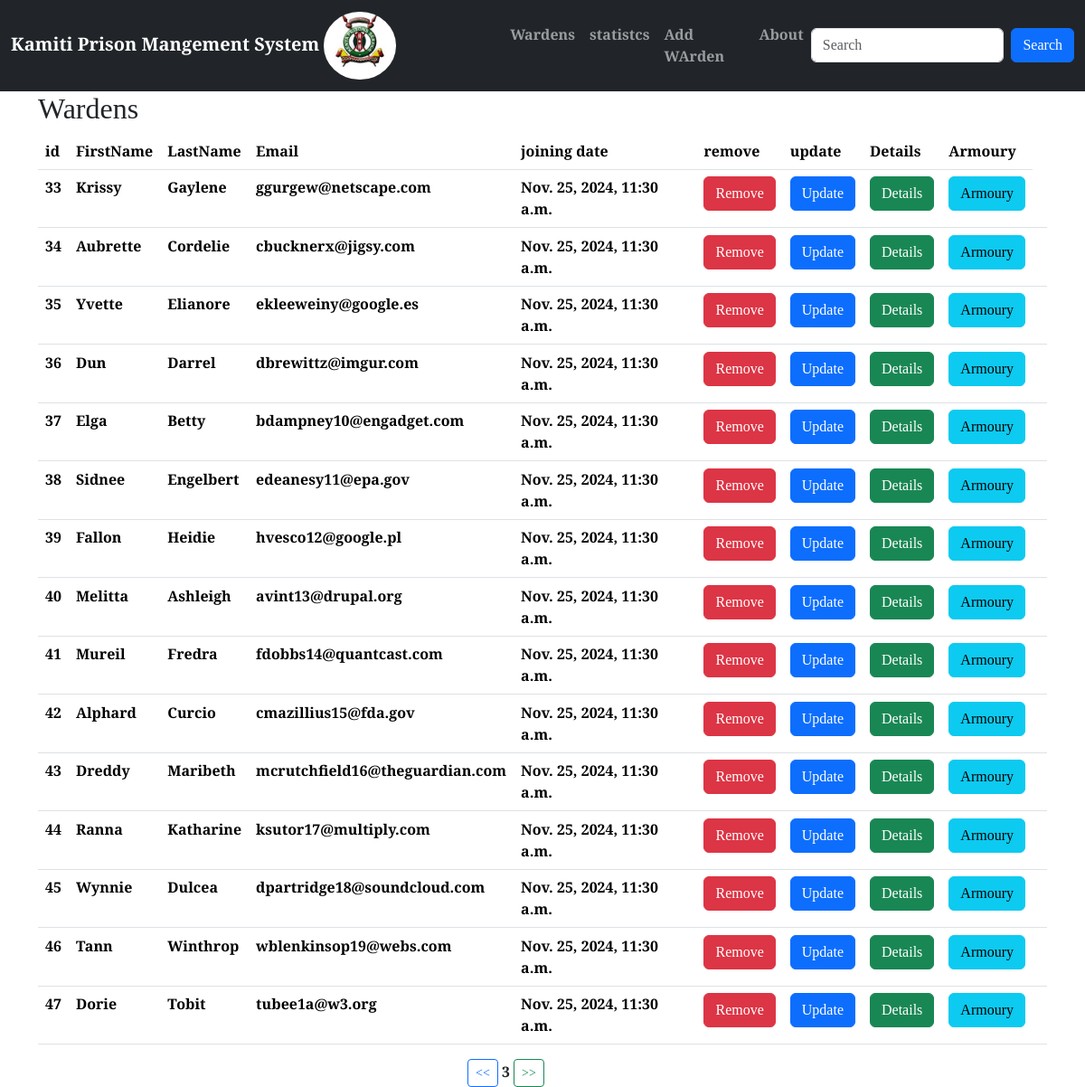
/?page=3 (signed in), run on the app's committed database.
### prison/models.py (models this page shows, shortened)
class Warden(models.Model):
    FirstName = models.CharField(max_length=30)
    LastName = models.CharField(max_length=30)
    Email = models.EmailField(unique=True)
    Age = models.PositiveSmallIntegerField(default=0)
    Gender = models.CharField(max_length=10)
    Weight = models.PositiveIntegerField(default=0)
    ServiceNumber = models.PositiveIntegerField(default=0)
    ProfilePicture = models.ImageField(upload_to=generate_unique_name, null=True)
    created_at = models.DateTimeField(auto_now_add=True)
    updated_at = models.DateTimeField(auto_now=True)
    class Meta:
        db_table = 'Wardens'

### prison/views.py (the view)
# urls.py: path('',views.Wardens,name='Wardens'),
@login_required
def Wardens(request):
    data = Warden.objects.all()
    data = Warden.objects.all().order_by('id').values()  # ORM select * from customers
    paginator = Paginator(data, 15)
    page = request.GET.get('page', 1)
    try:
        paginated_data = paginator.page(page)
    except  EmptyPage:
        paginated_data = paginator.page(1)
    return render(request, "Wardens.html", {"data": paginated_data})

### templates/Wardens.html (shortened to what this page needs)
{% extends 'Master.html' %}
{% block content %}
<div class="container">
<h2>Wardens</h2>
<table class="table">
    <tr>
    <th>id</th>
    <th>FirstName</th>
    <th>LastName</th>
    <th>Email</th>
    <th>joining date</th>
        <th>remove</th>
        <th>update</th>
        <th>Details</th>
        <th>Armoury</th>
    </tr>
   {% for warden in data.object_list %}
  	<tr>
      <tr>
                  <td>{{ warden.id }}</td>
                  <td>{{ warden.FirstName }}</td>
                  <td>{{ warden.LastName }}</td>
                  <td>{{ warden.Email }}</td>
                  <td>{{ warden.created_at }}</td>
         <td>
             <a class="btn btn-danger" href="{% url 'DeleteWarden' warden.id %}">Remove</a>
         </td>
          <td>
              <a class="btn btn-primary" href="{% url 'UpdateWarden' warden.id %}">Update</a>
          </td>
          <td>
             <a class="btn btn-success" href="{% url 'WardenDetails' warden.id %}">Details</a>
          </td>
             <td>
             <a class="btn btn-info" href="{% url 'Armoury' warden.id %}">Armoury</a>
          </td>
          <td>
          </td>
              </tr>
  {% empty %}
  	<p>no Wardens  in this prison</p>
  {% endfor %}
</table>
  <div class="row justify-content-center">
            <div class="col-sm-2">
                {% if data.has_previous %}
                    <a class="btn btn-outline-primary btn-sm" href="?page={{ data.previous_page_number }}"> << </a>
                {% endif %}
                <span class="mx-auto">{{ data.number }}</span>
                {% if data.has_next %}
                    <a class="btn btn-outline-success btn-sm" href="?page={{ data.next_page_number }}"> >> </a>
                {% endif %}
            </div>
        </div>
</div>
{% endblock %}

### prison/static/css/my_style.css (style rules this page uses)
body { font-family: "Tinos", serif; font-weight: 700; font-style: normal; }

### data on the page
Warden: id "33", FirstName "Krissy", LastName "Gaylene", Email "ggurgew@netscape.com", created_at "Nov. 25, 2024, 11:30 a.m."
Warden: id "34", FirstName "Aubrette", LastName "Cordelie", Email "cbucknerx@jigsy.com", created_at "Nov. 25, 2024, 11:30 a.m."
Warden: id "35", FirstName "Yvette", LastName "Elianore", Email "ekleeweiny@google.es", created_at "Nov. 25, 2024, 11:30 a.m."
Warden: id "36", FirstName "Dun", LastName "Darrel", Email "dbrewittz@imgur.com", created_at "Nov. 25, 2024, 11:30 a.m."
Warden: id "37", FirstName "Elga", LastName "Betty", Email "bdampney10@engadget.com", created_at "Nov. 25, 2024, 11:30 a.m."
Warden: id "38", FirstName "Sidnee", LastName "Engelbert", Email "edeanesy11@epa.gov", created_at "Nov. 25, 2024, 11:30 a.m."
Warden: id "39", FirstName "Fallon", LastName "Heidie", Email "hvesco12@google.pl", created_at "Nov. 25, 2024, 11:30 a.m."
Warden: id "40", FirstName "Melitta", LastName "Ashleigh", Email "avint13@drupal.org", created_at "Nov. 25, 2024, 11:30 a.m."
Warden: id "41", FirstName "Mureil", LastName "Fredra", Email "fdobbs14@quantcast.com", created_at "Nov. 25, 2024, 11:30 a.m."
Warden: id "42", FirstName "Alphard", LastName "Curcio", Email "cmazillius15@fda.gov", created_at "Nov. 25, 2024, 11:30 a.m."
Warden: id "43", FirstName "Dreddy", LastName "Maribeth", Email "mcrutchfield16@theguardian.com", created_at "Nov. 25, 2024, 11:30 a.m."
Warden: id "44", FirstName "Ranna", LastName "Katharine", Email "ksutor17@multiply.com", created_at "Nov. 25, 2024, 11:30 a.m."
Warden: id "45", FirstName "Wynnie", LastName "Dulcea", Email "dpartridge18@soundcloud.com", created_at "Nov. 25, 2024, 11:30 a.m."
Warden: id "46", FirstName "Tann", LastName "Winthrop", Email "wblenkinsop19@webs.com", created_at "Nov. 25, 2024, 11:30 a.m."
Warden: id "47", FirstName "Dorie", LastName "Tobit", Email "tubee1a@w3.org", created_at "Nov. 25, 2024, 11:30 a.m."

### other printed values
{{ data.number }} "3"
